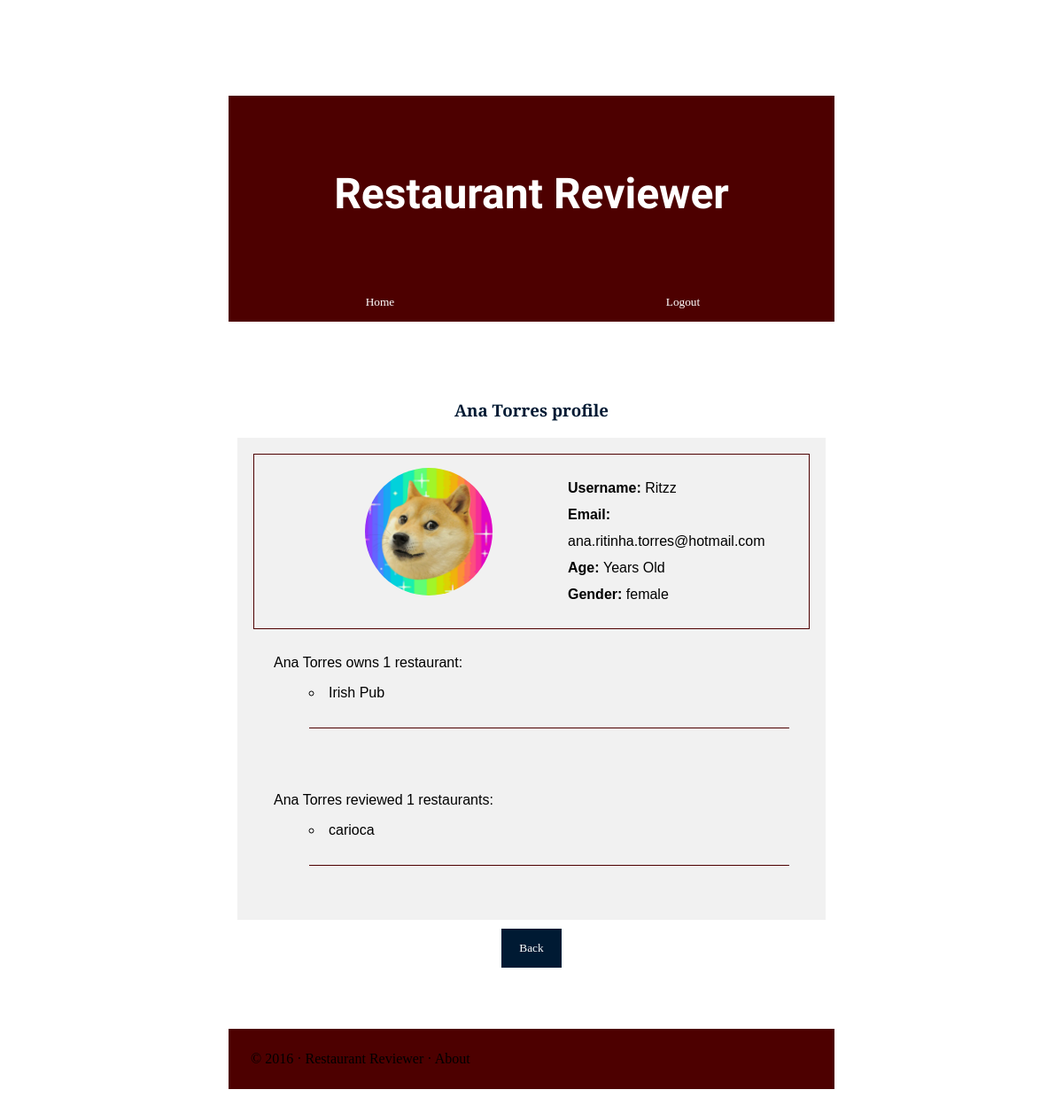
The page /profilePage.php?username=Ritzz (signed in) on the database its author committed.
### tables this page shows
CREATE TABLE users (
	id INTEGER PRIMARY KEY AUTOINCREMENT,
	username VARCHAR NOT NULL,
	first_name VARCHAR NOT NULL,
	last_name VARCHAR NOT NULL,
	password VARCHAR(255) NOT NULL,
	email VARCHAR NOT NULL,
	age INTEGER,
	gender VARCHAR,
	profilePic VARCHAR
);

CREATE TABLE restaurant_user (
	id INTEGER PRIMARY KEY AUTOINCREMENT,
	restaurant_id INTEGER REFERENCES restaurants NOT NULL,
	user_id INTEGER REFERENCES users NOT NULL
);

CREATE TABLE restaurants (
	id INTEGER PRIMARY KEY AUTOINCREMENT,
	name VARCHAR NOT NULL,
	description VARCHAR NOT NULL,
	price FLOAT,
	category VARCHAR NOT NULL,
	website VARCHAR,
	inauguration DATE,
  location_id FLOAT NOT NULL
);

CREATE TABLE reviews (
	id INTEGER PRIMARY KEY AUTOINCREMENT,
	user_id INTEGER REFERENCES users NOT NULL,
	restaurant_id INTEGER REFERENCES restaurants NOT NULL,
	title VARCHAR NOT NULL,
	score INTEGER NOT NULL,
	body VARCHAR NOT NULL,
	date TIMESTAMP NOT NULL
);

### database/users.php (called while the page is built, shortened)
<?php
function getUserByName($username){
    global $db;
    $stmt = $db->prepare('SELECT * FROM users where username = ?');
    $stmt->execute(array($username));
    $result = $stmt->fetch();
    return $result;
}

### database/restaurants.php (called while the page is built, shortened)
<?php
function getUserRestaurants($id){
    global $db;
    $stmt = $db->prepare('SELECT * FROM restaurant_user where user_id = ?');
    $stmt->execute(array($id));
    $result = $stmt->fetchAll();
    $restaurants = [];
    foreach ($result as $row){
        array_push($restaurants, getRestaurantByID($row["restaurant_id"]));
    }
    return $restaurants;
}
function getRestaurantByID($id){
    global $db;
    $stmt = $db->prepare('SELECT * FROM restaurants where id = ?');
    $stmt->execute(array($id));
    $result = $stmt->fetch();
    return $result;
}
function getRestaurantName($id){
    global $db;
    $stmt = $db->prepare('SELECT name FROM restaurants where id = ?');
    $stmt->execute(array($id));
    $result = $stmt->fetch();
    return $result["name"];
}

### database/reviews.php (called while the page is built, shortened)
<?php
function getUserReviews($user_id){
    global $db;
    $stmt = $db->prepare('SELECT * FROM reviews where user_id = ?');
    $stmt->execute(array($user_id));
    $result = $stmt->fetchAll();
    return $result;
}

### profilePage.php (the view, shortened to what this page needs)
<?php
include('resources/templates/header.php');
include('database/connection.php');
include('database/users.php');
include('database/restaurants.php');
include('database/reviews.php');
$user = getUserByName(trim(strip_tags($_GET["username"])));
$restaurants = getUserRestaurants($user["id"]);
$reviews = getUserReviews($user["id"]);
$fullName = $user['first_name'] . ' ' . $user['last_name'];
?>
    <h3><?php echo (htmlentities($fullName) . ' profile');?></h3>
<div class="profile">
     <div id="wrapInf">
        <?php if($user["profilePic"] != null):?>
            <div class="userPic">
                 <img class="img-circle" src="<?php echo $user["profilePic"] ?>">
            </div>
        <?php endif;?>
        <div class="info">
            <label>Username: </label> <?php echo $user['username']?>
            <br>
            <label>Email:</label> <a href="mailto:<?php echo $user['email']?>"><?php echo $user['email']?></a>
            <br>
            <label>Age: </label> <?php echo $user['age']?> Years Old
            <br>
            <label>Gender: </label> <?php echo $user['gender']?>
            <br>
        </div>
    </div>
    <div class="ownership">
        <p><?php echo $fullName;?> owns <?php echo count($restaurants);?> restaurant<?php if(count($restaurants) != 1) echo 's'?>:</p>
        <ul>
            <?php foreach ($restaurants as $row): ?>
                <li>
                    <a href="<?= '/restaurant.php?id=' . $row['id'] ?>"><?php echo $row["name"]; ?></a>
                    <div id="bar"></div>
                </li>
            <?php endforeach; ?>
        </ul>
    </div>
    <div class="reviews">
        <p><?php echo $fullName;?> reviewed <?php echo count($reviews);?> restaurant<?php if($reviews != 1) echo 's'?>:</p>
        <ul>
            <?php foreach ($reviews as $row): ?>
                <li>
                    <a href="<?= '/restaurant.php?id=' . $row['restaurant_id'] ?>"><?php echo getRestaurantName($row['restaurant_id']); ?></a>
                    <div id="bar"></div>
                </li>
            <?php endforeach; ?>
        </ul>
    </div>
</div>
    <button onclick="location.href='/mainPage.php'" class="backbtn">Back</button>
<?
include('resources/templates/footer.php');
?>

### resources/templates/header.php (shortened to what this page needs)
<!DOCTYPE html>
<html>
    <head>
        <link rel="stylesheet" href="public/css/style.css">
    </head>
    <body>
        <header>
            <h1>Restaurant Reviewer</h1>
        </header>
        <?php
        if (!isset($_SESSION['authenticated'])) :{
            include('resources/templates/login_form.php');
            include('resources/templates/register_form.php');
            ?>
        <button onclick="location.href='/mainPage.php'" class="homebtn1">Home</button>
        <?php
        }
        else:?>
            <button onclick="location.href='/controllers/logout.php'" class="logoutbtn">Logout</button>
            <button onclick="location.href='/mainPage.php'" class="homebtn2">Home</button>
        <?php endif; ?>
        <div id="wrapper">

### resources/templates/footer.php
           </div>
        <footer>
            &copy; 2016 &middot; Restaurant Reviewer &middot; About
        </footer>
    </body>
</html>

### public/css/style.css (style rules this page uses)
body { padding: 250px; padding-top: 100px; background-image: url(../img/background.jpg); background-size: cover; overflow:auto; }
#wrapper { background-color: rgba(255,255,255,0.85); padding-bottom:10%; padding-top:10%; font-family: Arial, "Helvetica Neue", Helvetica, sans-serif; overflow: auto; text-align: center; }
header { background-color: #4d0000; text-align: center; padding:50px; padding-bottom: 40px; overflow: auto; }
footer { background-color: #4d0000; padding: 25px; overflow: auto; }
h1 { font-family: 'Rock Salt', cursive; color:#ffffff; font-size: 300%; }
h3 { font-family: 'Playfair Display SC', serif; text-align: center; color: #001a33; }
a:link { color: black; text-decoration: none; }
ul { list-style-type: circle; list-style-position: inside; }
.img-circle { border-radius: 50%; width: auto; height: 144px; float:left; padding: 15px; margin-right: 70px; margin-left: 110px; }
.ownership { text-align: left; border: 3px solid #f1f1f1; background-color: #f1f1f1; margin:0; margin-right: 10px; margin-left:10px; padding: 10px; }
.ownership #bar { margin-bottom: 30px; margin-top: 30px; border-bottom: solid 1px; border-color: #4d0000; }
.reviews { text-align: left; border: 3px solid #f1f1f1; background-color: #f1f1f1; margin-right: 10px; margin-left:10px; padding: 10px; }
.reviews #bar { margin-bottom: 30px; margin-top: 30px; border-bottom: solid 1px; border-color: #4d0000; }
#wrapInf { background-color: #f1f1f1; border: 1px solid #4d0000; }
#wrapInf .info { text-align:left; line-height: 30px; }
#wrapInf .info label { font-weight: bold; }
.info { border: 3px solid #f1f1f1; background-color: #f1f1f1; margin-right: 10px; margin-left:10px; margin-bottom: 10px; padding: 10px; padding-top: 20px; }
.profile { text-align: left; border: 3px solid #f1f1f1; background-color: #f1f1f1; margin-right: 10px; margin-left:10px; margin-bottom: 10px; padding: 15px; }
button { background-color: #001a33; color: white; padding: 14px 20px; margin-top:0; border: none; cursor: pointer; width: 100%; font-family: 'Playfair Display SC', serif; }
.backbtn { width: 10%; }
.homebtn2 { background-color: #4d0000; width:50%; float:left; }
.logoutbtn { background-color: #4d0000; width:50%; }

### rows shown on the page
users: fullName "Ana Torres", profilePic (picture), username "Ritzz", email "ana.ritinha.torres@hotmail.com", gender "female", id.restaurant_id "1"
restaurants: name "Irish Pub"
reviews: restaurant.name "carioca"

### other values the page prints
count($reviews) "1"
